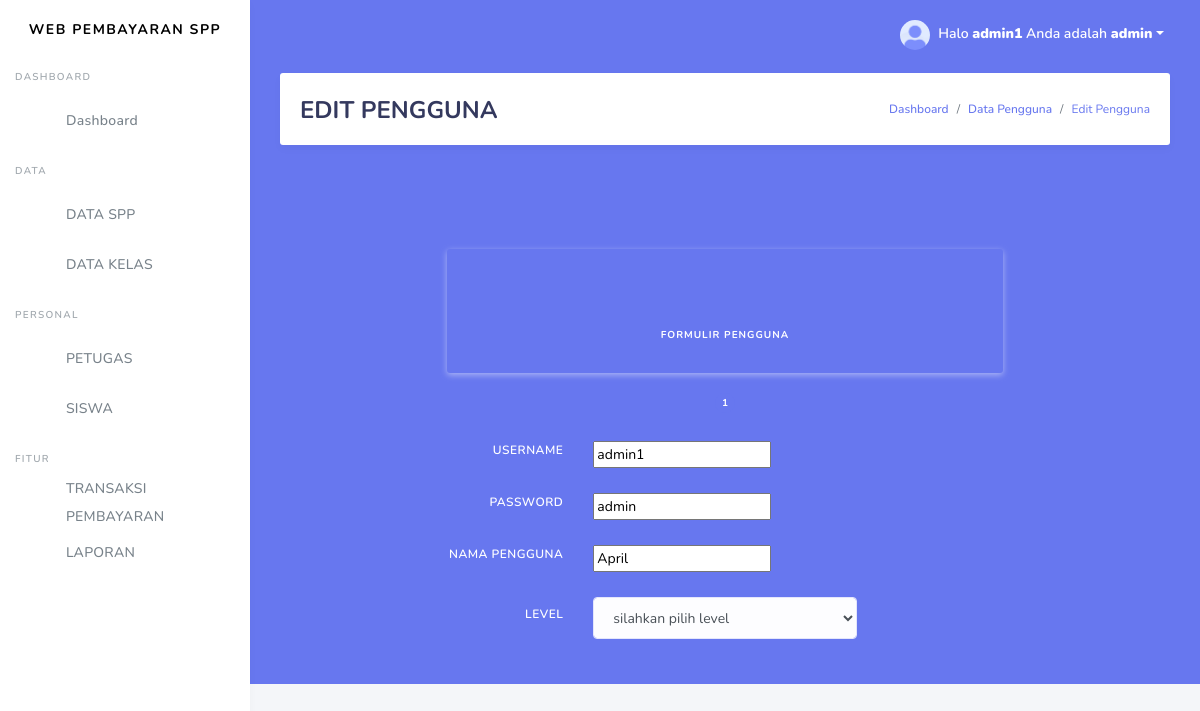
The app's page /edit_petugas.php?id=1 (signed in) with its own data.
### tables this page shows
CREATE TABLE `petugas` (
  `id_petugas` int(11) NOT NULL,
  `username` varchar(25) NOT NULL,
  `password` varchar(32) NOT NULL,
  `nama_petugas` varchar(35) NOT NULL,
  `level` enum('admin','petugas','siswa') NOT NULL
);

### edit_petugas.php (the view, shortened to what this page needs)
<?php
include 'koneksi.php';
  if (isset($_GET['id'])) {
    $id = ($_GET["id"]);
    $query = "SELECT * FROM petugas WHERE id_petugas='$id'";
    $result = mysqli_query($koneksi, $query);
    $data = mysqli_fetch_assoc($result);
  } else {
    echo "<script>alert('Masukkan data id.');window.location='petugas.php';</script>";
  }
  ?>
<!DOCTYPE html>
<html>
  <head>
  </head>
<body>
  <?php
  include ('tampilan/header.php');
  include ('tampilan/sidebar.php');
?>
<div class="main-content bg-primary">
        <section class="section">
          <div class="section-header">
            <h1>EDIT PENGGUNA</h1>
            <div class="section-header-breadcrumb">
              <div class="breadcrumb-item active"><a href="#">Dashboard</a></div>
              <div class="breadcrumb-item"><a href="petugas.php">Data Pengguna</a></div>
              <div class="breadcrumb-item text-primary">Edit Pengguna</div>
            </div>
          </div>
          <div class="row">
              <div class="col-12">
                  <div class="card-body bg-primary">
                    <div class="row mt-4">
                      <div class="col-12 col-lg-8 offset-lg-2">
                        <div class="wizard-steps">
                          <div class="wizard-step wizard-step-active">
                            <div class="wizard-step-icon">
                              <i class="fas fa-school"></i>
                            </div>
                            <div class="wizard-step-label">
                              Formulir Pengguna
                            </div>
                          </div>
                        </div>
                      </div>
                    </div>
                    <form class="wizard-content mt-2" method="post" action="proses_editpetugas.php">
                      <div class="wizard-pane">
                        <div class="form-group row align-items-center">
                          <label class="col-md-4 text-md-right text-white">USERNAME</label>
                          <div class="col-lg-4 col-md-6">
                            <input type="text" name="username" value="<?php echo $data['username']; ?>" required=""/>
                          </div>
                        </div>
                        <div class="form-group row align-items-center">
                          <label class="col-md-4 text-md-right text-white">PASSWORD</label>
                          <div class="col-lg-4 col-md-6">
                              <input type="text" name="password" value="<?php echo $data['password']; ?>" required=""/>
                          </div>
                        </div>
                        <div class="form-group row align-items-center">
                          <label class="col-md-4 text-md-right text-white">NAMA PENGGUNA</label>
                          <div class="col-lg-4 col-md-6">
                              <input type="text" name="nama_petugas" value="<?php echo $data['nama_petugas']; ?>" required=""/>
                          </div>
                        </div>
                          <div class="form-group row align-items-center">
                          <label class="col-md-4 text-md-right text-white">LEVEL</label>
                          <div class="col-lg-4 col-md-6">
                            <select type="text" name="level" class="form-control">
                            <option value="not_option"> silahkan pilih level</option>
                          </div>
                        </div>
                      </div>
                    </form>
                  </div>
                </div>
              </div>
            </div>
          </div>
      </div>

### records on screen
petugas: username "admin1", password "admin", nama_petugas "April"

### other values on screen
$_SESSION['username'] "admin1"
$_SESSION['level'] "admin"
